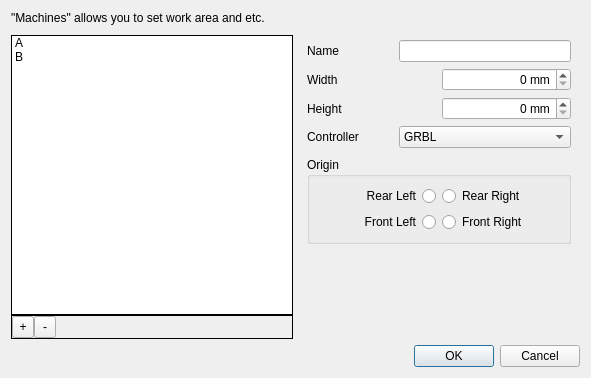
<?xml version="1.0" encoding="UTF-8"?>
<ui version="4.0">
 <class>MachineManager</class>
 <widget class="QDialog" name="MachineManager">
  <property name="geometry">
   <rect>
    <x>0</x>
    <y>0</y>
    <width>591</width>
    <height>378</height>
   </rect>
  </property>
  <property name="windowTitle">
   <string>Machine Manager</string>
  </property>
  <layout class="QVBoxLayout" name="verticalLayout">
   <item>
    <layout class="QHBoxLayout" name="horizontalLayout">
     <item>
      <widget class="QLabel" name="label">
       <property name="text">
        <string>&quot;Machines&quot; allows you to set work area and etc.</string>
       </property>
      </widget>
     </item>
    </layout>
   </item>
   <item>
    <layout class="QHBoxLayout" name="horizontalLayout_2">
     <property name="spacing">
      <number>5</number>
     </property>
     <property name="leftMargin">
      <number>0</number>
     </property>
     <property name="topMargin">
      <number>0</number>
     </property>
     <property name="rightMargin">
      <number>0</number>
     </property>
     <property name="bottomMargin">
      <number>0</number>
     </property>
     <item>
      <widget class="QFrame" name="frame_2">
       <property name="frameShape">
        <enum>QFrame::NoFrame</enum>
       </property>
       <property name="frameShadow">
        <enum>QFrame::Raised</enum>
       </property>
       <layout class="QVBoxLayout" name="verticalLayout_4">
        <property name="spacing">
         <number>0</number>
        </property>
        <property name="leftMargin">
         <number>0</number>
        </property>
        <property name="topMargin">
         <number>4</number>
        </property>
        <property name="rightMargin">
         <number>0</number>
        </property>
        <property name="bottomMargin">
         <number>0</number>
        </property>
        <item>
         <widget class="QListWidget" name="machineList">
          <property name="sizePolicy">
           <sizepolicy hsizetype="Minimum" vsizetype="Expanding">
            <horstretch>0</horstretch>
            <verstretch>0</verstretch>
           </sizepolicy>
          </property>
          <property name="frameShape">
           <enum>QFrame::Panel</enum>
          </property>
          <property name="frameShadow">
           <enum>QFrame::Plain</enum>
          </property>
          <item>
           <property name="text">
            <string>A</string>
           </property>
          </item>
          <item>
           <property name="text">
            <string>B</string>
           </property>
          </item>
         </widget>
        </item>
        <item>
         <widget class="QFrame" name="machineListControl">
          <property name="frameShape">
           <enum>QFrame::Panel</enum>
          </property>
          <layout class="QHBoxLayout" name="machineListControllayout">
           <property name="spacing">
            <number>0</number>
           </property>
           <property name="leftMargin">
            <number>0</number>
           </property>
           <property name="topMargin">
            <number>0</number>
           </property>
           <property name="rightMargin">
            <number>0</number>
           </property>
           <property name="bottomMargin">
            <number>0</number>
           </property>
           <item>
            <widget class="QToolButton" name="addBtn">
             <property name="minimumSize">
              <size>
               <width>22</width>
               <height>22</height>
              </size>
             </property>
             <property name="text">
              <string>+</string>
             </property>
            </widget>
           </item>
           <item>
            <widget class="QToolButton" name="removeBtn">
             <property name="minimumSize">
              <size>
               <width>22</width>
               <height>22</height>
              </size>
             </property>
             <property name="text">
              <string>-</string>
             </property>
            </widget>
           </item>
           <item>
            <spacer name="horizontalSpacer">
             <property name="orientation">
              <enum>Qt::Horizontal</enum>
             </property>
             <property name="sizeHint" stdset="0">
              <size>
               <width>80</width>
               <height>20</height>
              </size>
             </property>
            </spacer>
           </item>
          </layout>
         </widget>
        </item>
       </layout>
      </widget>
     </item>
     <item>
      <widget class="QFrame" name="frame">
       <property name="frameShape">
        <enum>QFrame::NoFrame</enum>
       </property>
       <property name="frameShadow">
        <enum>QFrame::Raised</enum>
       </property>
       <layout class="QVBoxLayout" name="verticalLayout_8">
        <item>
         <layout class="QHBoxLayout" name="horizontalLayout_4">
          <item>
           <widget class="QLabel" name="nameLabel">
            <property name="sizePolicy">
             <sizepolicy hsizetype="Expanding" vsizetype="Preferred">
              <horstretch>1</horstretch>
              <verstretch>0</verstretch>
             </sizepolicy>
            </property>
            <property name="text">
             <string>Name</string>
            </property>
           </widget>
          </item>
          <item>
           <widget class="QLineEdit" name="nameLineEdit">
            <property name="sizePolicy">
             <sizepolicy hsizetype="Expanding" vsizetype="Fixed">
              <horstretch>2</horstretch>
              <verstretch>0</verstretch>
             </sizepolicy>
            </property>
            <property name="styleSheet">
             <string notr="true"/>
            </property>
           </widget>
          </item>
         </layout>
        </item>
        <item>
         <layout class="QHBoxLayout" name="horizontalLayout_3">
          <item>
           <widget class="QLabel" name="widthLabel">
            <property name="text">
             <string>Width</string>
            </property>
           </widget>
          </item>
          <item>
           <widget class="QSpinBox" name="widthSpinBox">
            <property name="alignment">
             <set>Qt::AlignRight|Qt::AlignTrailing|Qt::AlignVCenter</set>
            </property>
            <property name="suffix">
             <string> mm</string>
            </property>
            <property name="maximum">
             <number>3000</number>
            </property>
           </widget>
          </item>
         </layout>
        </item>
        <item>
         <layout class="QHBoxLayout" name="horizontalLayout_5">
          <item>
           <widget class="QLabel" name="heightLabel">
            <property name="text">
             <string>Height</string>
            </property>
           </widget>
          </item>
          <item>
           <widget class="QSpinBox" name="heightSpinBox">
            <property name="alignment">
             <set>Qt::AlignRight|Qt::AlignTrailing|Qt::AlignVCenter</set>
            </property>
            <property name="suffix">
             <string> mm</string>
            </property>
            <property name="maximum">
             <number>3000</number>
            </property>
           </widget>
          </item>
         </layout>
        </item>
        <item>
         <layout class="QHBoxLayout" name="horizontalLayout_6">
          <property name="bottomMargin">
           <number>3</number>
          </property>
          <item>
           <widget class="QLabel" name="label_6">
            <property name="sizePolicy">
             <sizepolicy hsizetype="Expanding" vsizetype="Preferred">
              <horstretch>1</horstretch>
              <verstretch>0</verstretch>
             </sizepolicy>
            </property>
            <property name="text">
             <string>Controller</string>
            </property>
           </widget>
          </item>
          <item>
           <widget class="QComboBox" name="controllerComboBox">
            <property name="enabled">
             <bool>true</bool>
            </property>
            <property name="sizePolicy">
             <sizepolicy hsizetype="Expanding" vsizetype="Fixed">
              <horstretch>2</horstretch>
              <verstretch>0</verstretch>
             </sizepolicy>
            </property>
            <item>
             <property name="text">
              <string>GRBL</string>
             </property>
            </item>
           </widget>
          </item>
         </layout>
        </item>
        <item>
         <layout class="QVBoxLayout" name="verticalLayout_3">
          <item>
           <widget class="QGroupBox" name="originGroupBox">
            <property name="title">
             <string>Origin</string>
            </property>
            <property name="checkable">
             <bool>false</bool>
            </property>
            <layout class="QVBoxLayout" name="verticalLayout_2">
             <item>
              <layout class="QHBoxLayout" name="horizontalLayout_8">
               <property name="bottomMargin">
                <number>0</number>
               </property>
               <item>
                <widget class="QRadioButton" name="rearLeftRadioButton">
                 <property name="layoutDirection">
                  <enum>Qt::RightToLeft</enum>
                 </property>
                 <property name="text">
                  <string>Rear Left</string>
                 </property>
                </widget>
               </item>
               <item>
                <widget class="QRadioButton" name="rearRightRadioButton">
                 <property name="text">
                  <string>Rear Right</string>
                 </property>
                </widget>
               </item>
              </layout>
             </item>
             <item>
              <layout class="QHBoxLayout" name="horizontalLayout_7">
               <item>
                <widget class="QRadioButton" name="frontLeftRadioButton">
                 <property name="layoutDirection">
                  <enum>Qt::RightToLeft</enum>
                 </property>
                 <property name="text">
                  <string>Front Left</string>
                 </property>
                </widget>
               </item>
               <item>
                <widget class="QRadioButton" name="frontRightRadioButton">
                 <property name="text">
                  <string>Front Right</string>
                 </property>
                </widget>
               </item>
              </layout>
             </item>
            </layout>
           </widget>
          </item>
         </layout>
        </item>
        <item>
         <spacer name="verticalSpacer">
          <property name="orientation">
           <enum>Qt::Vertical</enum>
          </property>
          <property name="sizeHint" stdset="0">
           <size>
            <width>20</width>
            <height>40</height>
           </size>
          </property>
         </spacer>
        </item>
       </layout>
      </widget>
     </item>
    </layout>
   </item>
   <item>
    <widget class="QDialogButtonBox" name="buttonBox">
     <property name="standardButtons">
      <set>QDialogButtonBox::Cancel|QDialogButtonBox::Ok</set>
     </property>
    </widget>
   </item>
  </layout>
 </widget>
 <resources/>
 <connections>
  <connection>
   <sender>buttonBox</sender>
   <signal>accepted()</signal>
   <receiver>MachineManager</receiver>
   <slot>accept()</slot>
   <hints>
    <hint type="sourcelabel">
     <x>538</x>
     <y>323</y>
    </hint>
    <hint type="destinationlabel">
     <x>236</x>
     <y>310</y>
    </hint>
   </hints>
  </connection>
  <connection>
   <sender>buttonBox</sender>
   <signal>rejected()</signal>
   <receiver>MachineManager</receiver>
   <slot>reject()</slot>
   <hints>
    <hint type="sourcelabel">
     <x>467</x>
     <y>328</y>
    </hint>
    <hint type="destinationlabel">
     <x>160</x>
     <y>310</y>
    </hint>
   </hints>
  </connection>
 </connections>
</ui>
